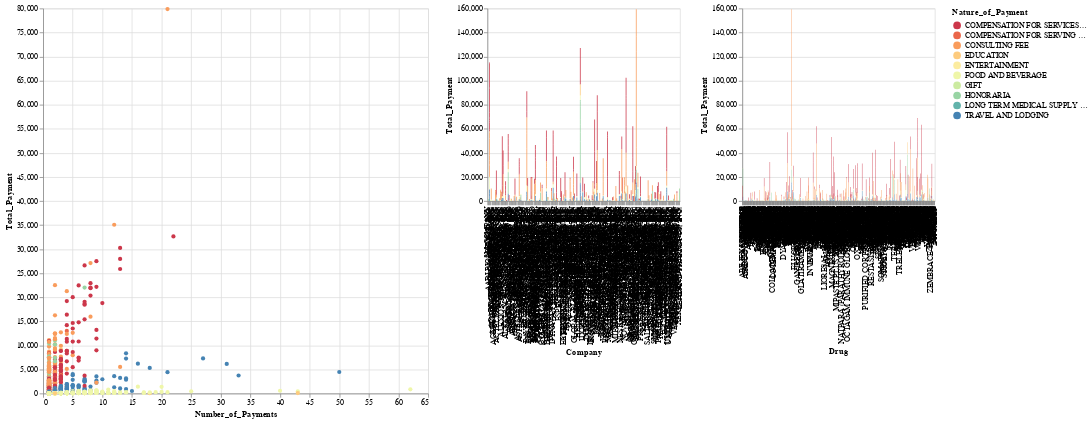

Source (notebook cell):
### Code cell
#Add a dropdown to search for and select provider
dropdown = alt.binding_select(options=GPD_Aggregated['Physician_Name'].sort_values().unique(), name="Select a Physician:")

#Add ability to select providers
selection = alt.selection_point(fields=['Physician_Name'], bind = dropdown)

# Create a base charte size and data
base =  alt.Chart(GPD_Aggregated).properties(width=250, height=250)

#Main scatter plot
scatterplot = base.mark_circle().encode(
    x ='Number_of_Payments',
    y ='Total_Payment',
    color=alt.Color('Nature_of_Payment', scale=alt.Scale(scheme='spectral')),
    tooltip=['Physician_Name', 'NPI', 'Physician_Specialty'],
    opacity=alt.condition(selection,alt.value(1),alt.value(.1))
).add_params(selection).properties(width=500, height=500)

# Decided to not use this bar chat as I didn't think it added anything
#barchart = base.mark_bar().encode(
#    x = 'Nature_of_Payment',
#    y = 'Total_Payment',
#    color=alt.Color('Nature_of_Payment', scale=alt.Scale(scheme='spectral')),
#    tooltip= ['Number_of_Payments']
#).transform_filter(selection)

# Data on what companies are paying
barchart_company = base.mark_bar().encode(
    x = 'Company',
    y = 'Total_Payment',
    color=alt.Color('Nature_of_Payment', scale=alt.Scale(scheme='spectral')),
    tooltip= ['Number_of_Payments','Total_Payment','Nature_of_Payment']
).transform_filter(selection)

# Data on what drugs are being paid for.
barchart_drug = base.mark_bar().encode(
    x = 'Drug',
    y = 'Total_Payment',
    color=alt.Color('Nature_of_Payment', scale=alt.Scale(scheme='spectral')),
    tooltip= ['Number_of_Payments','Total_Payment','Therapeutic_Area','Nature_of_Payment']
).transform_filter(selection)

# Build the multi chart
scatterplot | barchart_company | barchart_drug

### Figure 1 — Vega-Lite specification as saved in the notebook (floating-point values rounded to 4 significant figures; data arrays with more than 128 entries replaced by an {"elided": "..."} marker saying what was removed)
{"config": {"view": {"continuousWidth": 300, "continuousHeight": 300}}, "hconcat": [{"mark": {"type": "circle"}, "encoding": {"color": {"field": "Nature_of_Payment", "scale": {"scheme": "spectral"}, "type": "nominal"}, "opacity": {"condition": {"param": "param_35", "value": 1}, "value": 0.1}, "tooltip": [{"field": "Physician_Name", "type": "nominal"}, {"field": "NPI", "type": "quantitative"}, {"field": "Physician_Specialty", "type": "nominal"}], "x": {"field": "Number_of_Payments", "type": "quantitative"}, "y": {"field": "Total_Payment", "type": "quantitative"}}, "height": 500, "name": "view_18", "width": 500}, {"mark": {"type": "bar"}, "encoding": {"color": {"field": "Nature_of_Payment", "scale": {"scheme": "spectral"}, "type": "nominal"}, "tooltip": [{"field": "Number_of_Payments", "type": "quantitative"}, {"field": "Total_Payment", "type": "quantitative"}, {"field": "Nature_of_Payment", "type": "nominal"}], "x": {"field": "Company", "type": "nominal"}, "y": {"field": "Total_Payment", "type": "quantitative"}}, "height": 250, "transform": [{"filter": {"param": "param_35"}}], "width": 250}, {"mark": {"type": "bar"}, "encoding": {"color": {"field": "Nature_of_Payment", "scale": {"scheme": "spectral"}, "type": "nominal"}, "tooltip": [{"field": "Number_of_Payments", "type": "quantitative"}, {"field": "Total_Payment", "type": "quantitative"}, {"field": "Therapeutic_Area", "type": "nominal"}, {"field": "Nature_of_Payment", "type": "nominal"}], "x": {"field": "Drug", "type": "nominal"}, "y": {"field": "Total_Payment", "type": "quantitative"}}, "height": 250, "transform": [{"filter": {"param": "param_35"}}], "width": 250}], "data": {"name": "data-12da81bca5e226eb1a079ee5e51878d9"}, "params": [{"name": "param_35", "select": {"type": "point", "fields": ["Physician_Name"]}, "bind": {"input": "select", "options": {"elided": "2001 str values"}, "name": "Select a Physician:"}, "views": ["view_18"]}], "$schema": "https://vega.github.io/schema/vega-lite/v5.15.1.json", "datasets": {"data-12da81bca5e226eb1a079ee5e51878d9": {"elided": "4000 records"}}}
